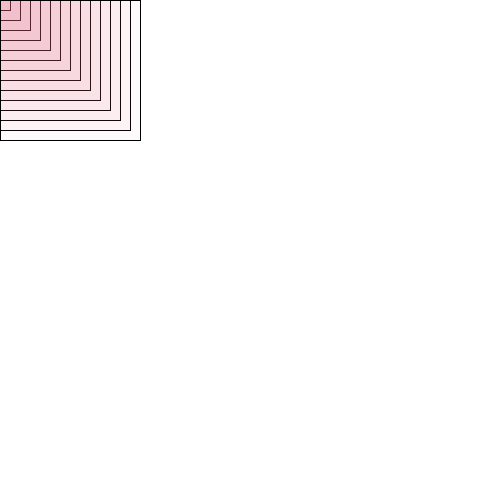
Frame 1 (no input)
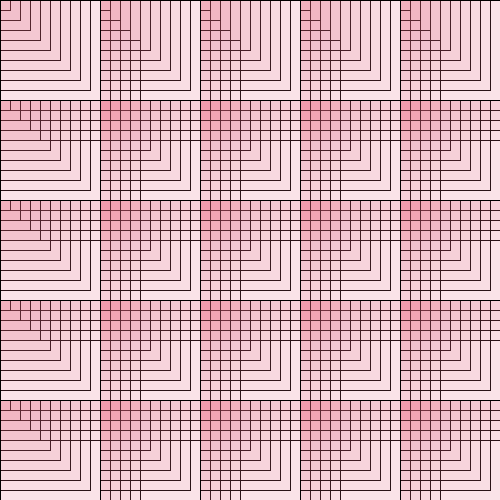
Frame 60 (the mouse pressed at the canvas centre just before this capture)
Frame 120 (the mouse held since frame 60 and released just before this capture): identical to frame 60, image omitted

The Processing sketch that drew these frames (run headless with seeded random() and noise(); from frame 60 on, the mouse is pressed at the canvas centre):

// Processing sketch: processing_57238
// ── processing_57238.pde

int me = 0;
int you = 0;
int Y = 0;
void setup ()
{
  size (500,500);
background (255);
  fill(234,97,124,10);
   
 
    
  
   
   
}
void draw ()
{
  
  while(you<150){
 rect (me,Y,you,you);
  
 
 you = you + 10;
  }
me = me + 100;
you = 0;
if (me > 500){
  me = 0;
  Y=Y + 100;
 
 
 
 
}
   
 
}
